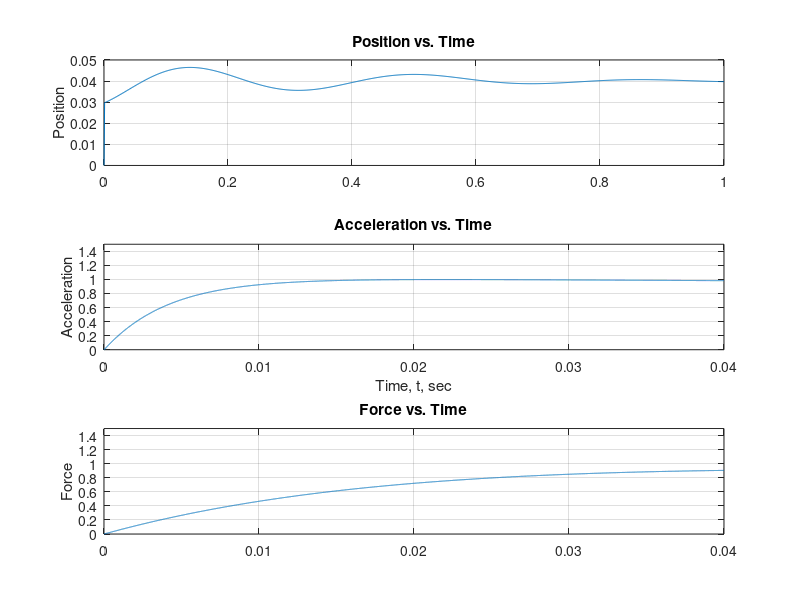

This figure's MATLAB source:
clc;clear
G1 = tf([1 11 418 0], [1 11 418 2000 25000]); %position
G2 = tf([8000 100000 0], [1 11.4 417.9 2000 25000]); %acceleration
G3 = tf([2000 25000 0], [1 11.4 417.9 2000 25000]); %force
Tf = 0.00122 / 100; %converting N to Tf for MATLAB
K = pid(0.0055, 0.1, 0.00122, Tf); %PID comp gains
gain = 25; %Gain K

%TFs
T_cl1 = feedback(G1 * K* gain, 1)
T_cl2 = feedback(G2 * K* gain, 1)
T_cl3 = feedback(G3 * K* gain, 1)

%Plot1position
sys = tf([2500 3.877e04 1.374e06 6.966e06 8.566e07 0], [1 8.448e04 9.408e05 3.564e07 1.709e08 2.135e09 0]);
t = linspace(0, 1, 1000);
subplot(3,1,1)
ystep = step(sys, t);
plot(t, ystep)
ylabel('Position')
title('Position vs. Time')
ylim([0 0.05]);
grid on
[y, t] = step(sys);
max(y); %Max x constraint

%Plot2acceleration
sys = tf([2e07 3.402e08 2.767e09 2.049e10 0], [1 8.198e04 2.094e07 3.745e08 2.931e9 2.254e10 0]);
subplot(3,1,2)
ystep = step(sys, t);
plot(t, ystep)
xlabel('Time, t, sec')
ylabel('Acceleration')
title('Acceleration vs. Time')
ylim([0 1.5]);
grid on
[y, t] = step(sys);
max(y); %Max a constraint

%Plot3force
sys = tf([5e06 8.505e07 6.917e8 5.123e09 0], [1 8.198e04 5.935e06 1.193e08 8.556e08 7.172e09 0]);
subplot(3,1,3)
ystep = step(sys, t);
plot(t, ystep)
ylabel('Force')
title('Force vs. Time')
grid on
ylim([0 1.5]);
[y, t] = step(sys);
max(y); %Max F constraint
